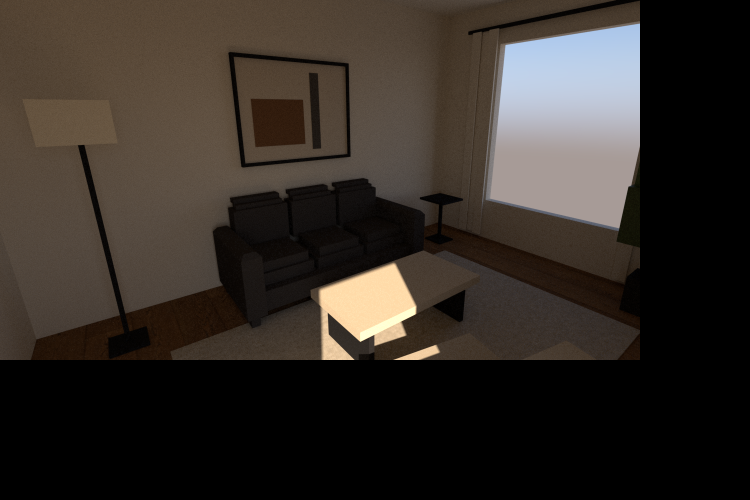
#> input picture vray_pipeline_proof.png, 1500 x 1000 px (shown at 1/2 size)
$ python render_sidebyside.py --painted vray_pipeline_proof.png --overlay vray_pipeline_proof.png --output out.png
#> lines starting #> are read from the running program, lines starting #| are printed output that depends on the picture
### tools/png_history.py
"""PNG history manifest — central log of every render generated by the
pipeline, so an external "planta validator" microservice can pick them
up, score them, and report regressions.

Storage layout::

    runs/png_history/
        manifest.jsonl              # append-only, one JSON object per line
        2026-05-02T03-30-00_<id>_axon_3d.png
        2026-05-02T03-30-12_<id>_overlay.png
        ...

Each manifest entry::

    {
      "id": "20260502T033000Z_5286411_axon_3d",
      "created_at": "2026-05-02T03:30:00+00:00",
      "kind": "axon|sidebyside|overlay|skp_view|...",
      "history_path": "runs/png_history/2026-05-02T03-30-00_..._axon_3d.png",
      "original_path": "runs/vector/axon_3d.png",
      "sha256": "<png hash>",
      "source": {
        "skp": {"path": "...", "sha256": "...", "size": 443669, "mtime": "..."} | null,
        "consensus": {"path": "...", "sha256": "...", "schema_version": "1.0.0"} | null,
        "pdf": {"path": "...", "sha256": "..."} | null
      },
      "generator": {"script": "tools/render_axon.py", "git_commit": "<sha>"},
      "params": {...arbitrary kwargs the generator wants logged...},
      "validation": null    # filled in later by the validator microservice
    }

Validator contract: external service reads manifest.jsonl, picks
entries where ``validation == null``, fetches the PNG via
``history_path``, scores it, then PATCHes the entry with::

    {"validation": {"score": 0.91, "issues": [...], "validated_at": "..."}}

Easiest way to PATCH a JSONL file is to rewrite it. The
``apply_validation()`` helper below does exactly that.

Usage::

    from tools.png_history import register
    register("runs/vector/axon_3d.png",
             kind="axon",
             source={"skp": "runs/vector/planta_74.skp",
                     "consensus": "runs/vector/consensus_model.json"},
             generator="tools/render_axon.py",
             params={"camera": "iso", "size": [1280, 720]})
"""
from __future__ import annotations

import datetime as _dt
import hashlib
import json
import os
import shutil
import subprocess
from pathlib import Path
from typing import Any

REPO_ROOT = Path(__file__).resolve().parent.parent
HISTORY_DIR = REPO_ROOT / "runs" / "png_history"
MANIFEST = HISTORY_DIR / "manifest.jsonl"


# [34 lines left out: functions _sha256, _git_head, _file_descriptor, not called in this run]


def register(
    png_path: str | Path,
    *,
    kind: str = "render",
    source: dict[str, str | Path | None] | None = None,
    generator: str | None = None,
    params: dict[str, Any] | None = None,
    copy: bool = True,
) -> dict[str, Any]:
    """Record a generated PNG in the manifest.

    If ``copy=True`` (default), the PNG is copied into ``runs/png_history/``
    with a timestamped name so the original can be overwritten by the next
    pipeline run without losing the history.

    Returns the manifest entry dict.
    """
    p = Path(png_path).resolve()
    if not p.exists():
        raise FileNotFoundError(f"png not found: {p}")

    HISTORY_DIR.mkdir(parents=True, exist_ok=True)

    ts = _dt.datetime.now(tz=_dt.timezone.utc)
    ts_compact = ts.strftime("%Y%m%dT%H%M%SZ")
    ts_filename = ts.strftime("%Y-%m-%dT%H-%M-%S")
    git_sha = _git_head()
    sha = _sha256(p)
    short_id = sha[:8]
    entry_id = f"{ts_compact}_{git_sha}_{p.stem}_{short_id}"

    if copy:
        dest = HISTORY_DIR / f"{ts_filename}_{git_sha}_{p.stem}_{short_id}.png"
        shutil.copy2(p, dest)
        history_path = dest
    else:
        history_path = p

    src = source or {}
    entry: dict[str, Any] = {
        "id": entry_id,
        "created_at": ts.isoformat(),
        "kind": kind,
        "history_path": str(history_path.relative_to(REPO_ROOT)).replace("\\", "/"),
        "original_path": str(p.relative_to(REPO_ROOT)).replace("\\", "/") if p.is_relative_to(REPO_ROOT) else str(p),
        "sha256": sha,
        "size": p.stat().st_size,
        "source": {
            "skp":       _file_descriptor(src.get("skp")),
            "consensus": _file_descriptor(src.get("consensus")),
            "pdf":       _file_descriptor(src.get("pdf")),
        },
        "generator": {
            "script": generator or "unknown",
            "git_commit": git_sha,
        },
        "params": params or {},
        "validation": None,
    }

    with MANIFEST.open("a", encoding="utf-8") as f:
        f.write(json.dumps(entry, ensure_ascii=False) + "\n")

    return entry


# [5 lines left out: function list_entries, not called in this run]


def pending_validation() -> list[dict[str, Any]]:
    return [e for e in list_entries() if e.get("validation") is None]


# [96 lines left out: functions apply_validation, _cli, not called in this run]


# [2 lines that do not run on import are left out]

### render_sidebyside.py
"""Side-by-side render: a user-painted floor plan vs the pipeline overlay.

Originally hardcoded ``C:/Users/felip_local/Documents/paredes.png`` and
``runs/proto/p9_v3_run/overlay_semantic.png``; refactored 2026-05-08 to
take CLI args so it can be ruff-checked and reused across machines.

Example::

    python render_sidebyside.py \
        --painted paredes.png \
        --overlay runs/proto/p9_v3_run/overlay_semantic.png \
        --output runs/proto/p9_v3_run/sidebyside.png

    # default crop matches the legacy invocation (apartment region of paredes.png):
    python render_sidebyside.py --painted paredes.png \
        --overlay runs/proto/p9_v3_run/overlay_semantic.png \
        --output runs/proto/p9_v3_run/sidebyside.png \
        --crop 80,120,1140,900

Optional ``--consensus`` lets the script log the pairing into the
PNG history manifest so the external validator microservice can
score it. Set ``--no-history`` (or env ``PNG_HISTORY_DISABLE``) to
skip that step.
"""
from __future__ import annotations

import argparse
import os
import sys
from pathlib import Path

from PIL import Image, ImageDraw, ImageFont


def _parse_crop(spec: str) -> tuple[int, int, int, int]:
    parts = [p.strip() for p in spec.split(",")]
    if len(parts) != 4:
        raise argparse.ArgumentTypeError(
            f"--crop must be 'x1,y1,x2,y2' (4 ints), got: {spec!r}"
        )
    try:
        x1, y1, x2, y2 = (int(p) for p in parts)
    except ValueError as e:
        raise argparse.ArgumentTypeError(
            f"--crop values must be ints, got: {spec!r}"
        ) from e
    return x1, y1, x2, y2


def main(args: argparse.Namespace) -> int:
    painted = Path(args.painted)
    overlay = Path(args.overlay)
    out = Path(args.output)

    if not painted.exists():
        print(f"ERROR: --painted not found: {painted}", file=sys.stderr)
        return 2
    if not overlay.exists():
        print(f"ERROR: --overlay not found: {overlay}", file=sys.stderr)
        return 2

    a_full = Image.open(painted).convert("RGB")
#> a_full is the input picture: PIL image 1500x1000 RGB; mean R, G, B 51, 44.5, 38.9
    if args.crop is not None:
        a = a_full.crop(args.crop)
    else:
        a = a_full
    b = Image.open(overlay).convert("RGB")

    # normalise height
    h = args.height
    a2 = a.resize((int(a.width * h / a.height), h))
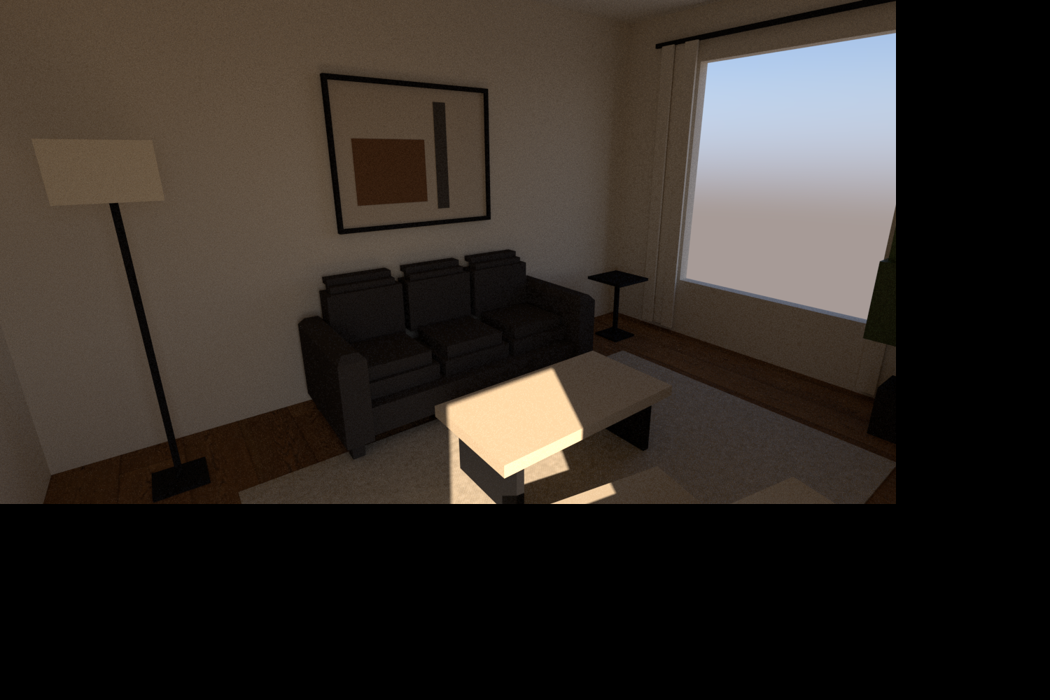
#> a2: PIL image 1050x700 RGB; mean R, G, B 51, 44.5, 38.9
    b2 = b.resize((int(b.width * h / b.height), h))

    gap = args.gap
    canvas_w = a2.width + b2.width + gap
#> canvas_w = 2120
    canvas = Image.new("RGB", (canvas_w, h + 50), "white")
#> canvas: PIL image 2120x750 RGB; every value is 255
    canvas.paste(a2, (0, 50))
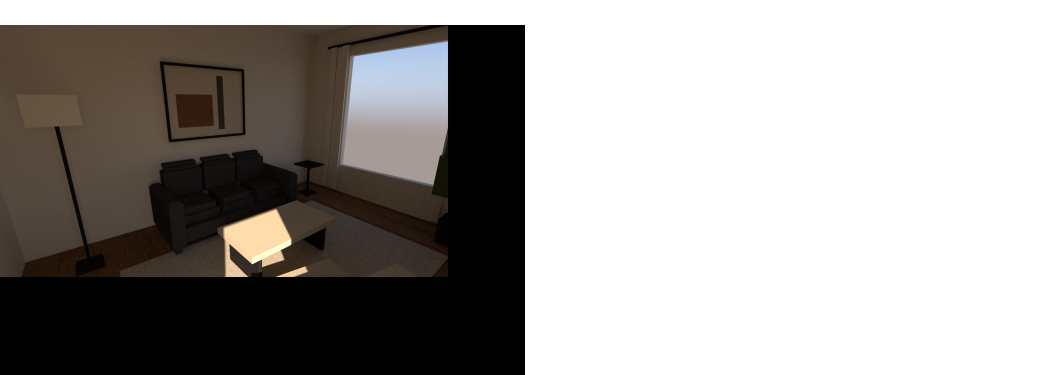
#> canvas: PIL image 2120x750 RGB (shown at 1/2 size); mean R, G, B 160.7, 157.7, 155.1
    canvas.paste(b2, (a2.width + gap, 50))
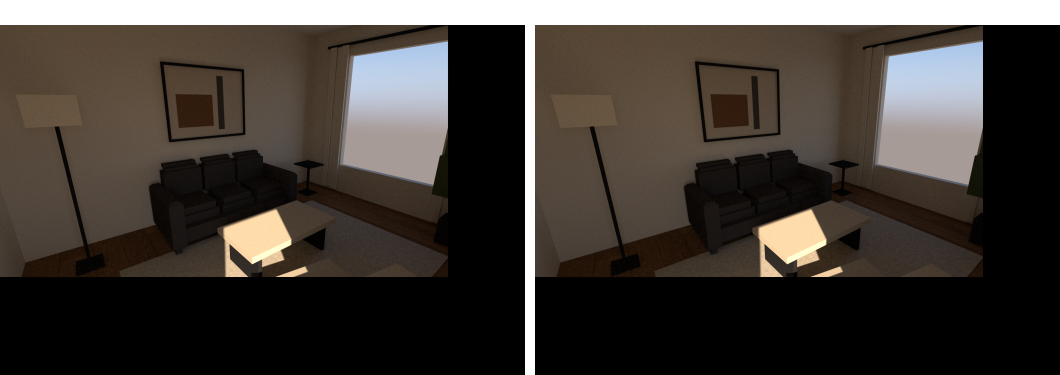
#> canvas: PIL image 2120x750 RGB (shown at 1/2 size); mean R, G, B 66.4, 60.4, 55.2

    d = ImageDraw.Draw(canvas)
    try:
        font = ImageFont.truetype("arial.ttf", 22)
    except Exception:
        font = ImageFont.load_default()
    d.text((10, 12), args.left_label, fill="black", font=font)
    d.text((a2.width + gap + 10, 12), args.right_label, fill="black", font=font)

    out.parent.mkdir(parents=True, exist_ok=True)
    canvas.save(out)
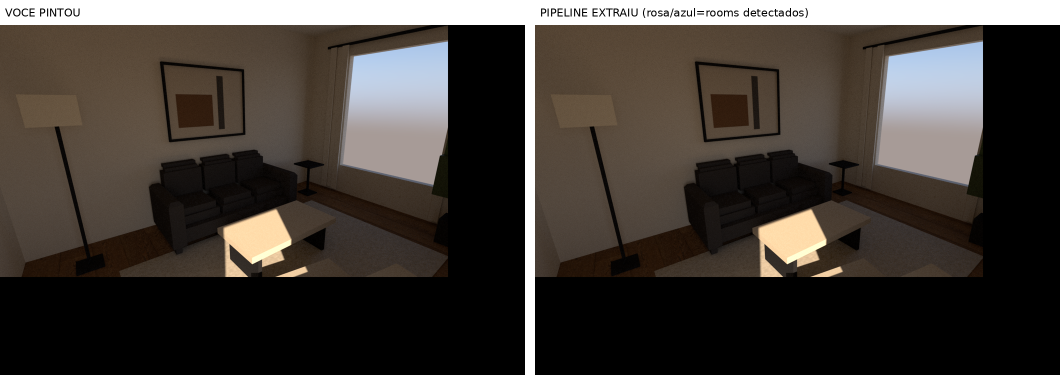
#> saved as out.png: PIL image 2120x750 RGB (shown at 1/2 size); mean R, G, B 65.8, 59.9, 54.7
    print(f"wrote {out}  {canvas.size}")
#| wrote out.png  (2120, 750)

    skip_history = args.no_history or os.environ.get("PNG_HISTORY_DISABLE")
    if not skip_history:
        try:
            sys.path.insert(0, str(Path(__file__).resolve().parent / "tools"))
            from png_history import register

            source: dict[str, Path] = {}
            if args.consensus is not None:
                source["consensus"] = Path(args.consensus)
            register(
                out,
                kind="sidebyside",
                source=source,
                generator="render_sidebyside.py",
                params={"size": list(canvas.size)},
            )
        except Exception as e:
            print(f"[png_history skipped] {e}")
    return 0


def build_parser() -> argparse.ArgumentParser:
    p = argparse.ArgumentParser(
        description=(
            "Render a side-by-side comparison of a user-painted floor plan "
            "and the pipeline's semantic overlay. Optionally records the "
            "pairing in the PNG history manifest."
        ),
    )
    p.add_argument(
        "--painted",
        required=True,
        help="Path to the user-painted reference PNG (left panel).",
    )
    p.add_argument(
        "--overlay",
        required=True,
        help=(
            "Path to the pipeline's semantic overlay PNG (right panel). "
            "Typically runs/proto/<run>/overlay_semantic.png."
        ),
    )
    p.add_argument(
        "--output",
        required=True,
        help="Output PNG path for the side-by-side render.",
    )
    p.add_argument(
        "--crop",
        type=_parse_crop,
        default=None,
        help=(
            "Optional crop (x1,y1,x2,y2 ints) applied to --painted before "
            "resizing. Use to strip legend/footer from a scanned plan. "
            "Legacy default for paredes.png was '80,120,1140,900'."
        ),
    )
    p.add_argument(
        "--height",
        type=int,
        default=700,
        help="Canvas row height (px) used to normalise both panels. Default: 700",
    )
    p.add_argument(
        "--gap",
        type=int,
        default=20,
        help="Horizontal gap (px) between the two panels. Default: 20",
    )
    p.add_argument(
        "--left-label",
        default="VOCE PINTOU",
        help="Banner above the painted panel. Default: 'VOCE PINTOU'.",
    )
    p.add_argument(
        "--right-label",
        default="PIPELINE EXTRAIU (rosa/azul=rooms detectados)",
        help="Banner above the pipeline overlay panel.",
    )
    p.add_argument(
        "--consensus",
        default=None,
        help=(
            "Optional path to observed_model.json for the run; "
            "logged in the PNG history manifest as the source consensus."
        ),
    )
    p.add_argument(
        "--no-history",
        action="store_true",
        help=(
            "Skip the PNG history manifest registration. "
            "Equivalent to setting PNG_HISTORY_DISABLE=1 in the environment."
        ),
    )
    return p


if __name__ == "__main__":
    sys.exit(main(build_parser().parse_args()))
#> (the program exits here)
